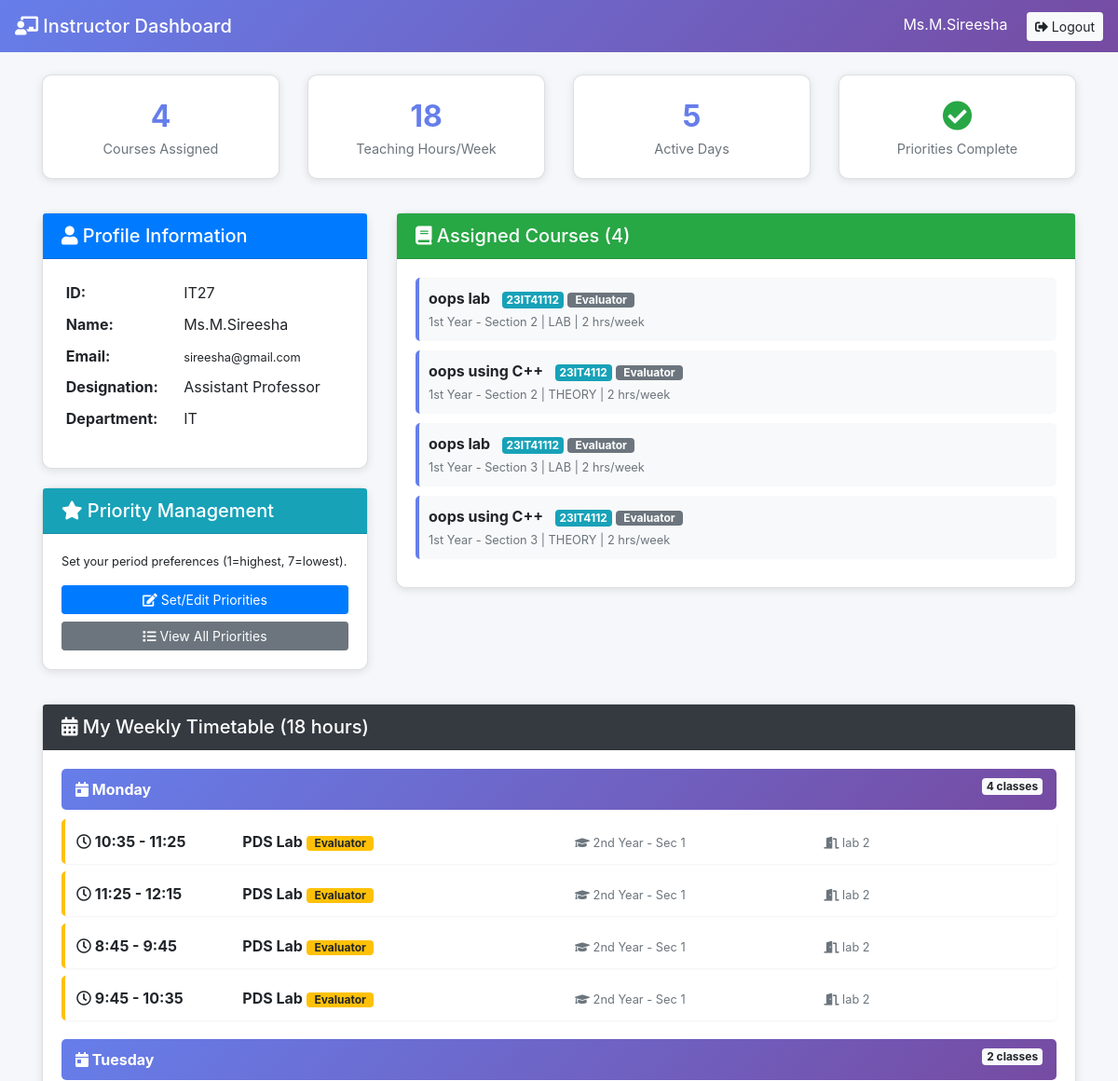
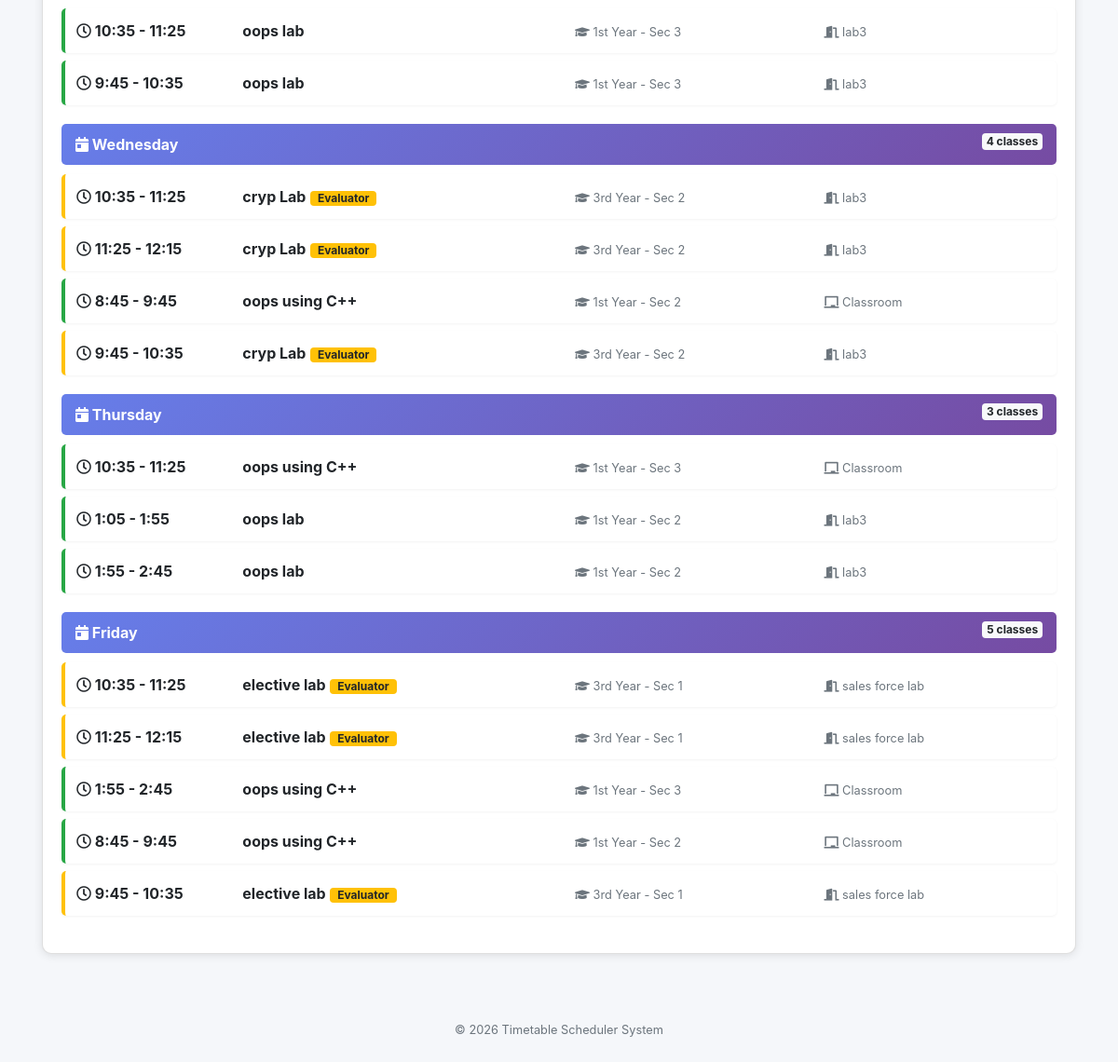
/instructor/dashboard/ (signed in), run on an earlier commit of the app's database (2 pictures, top to bottom).
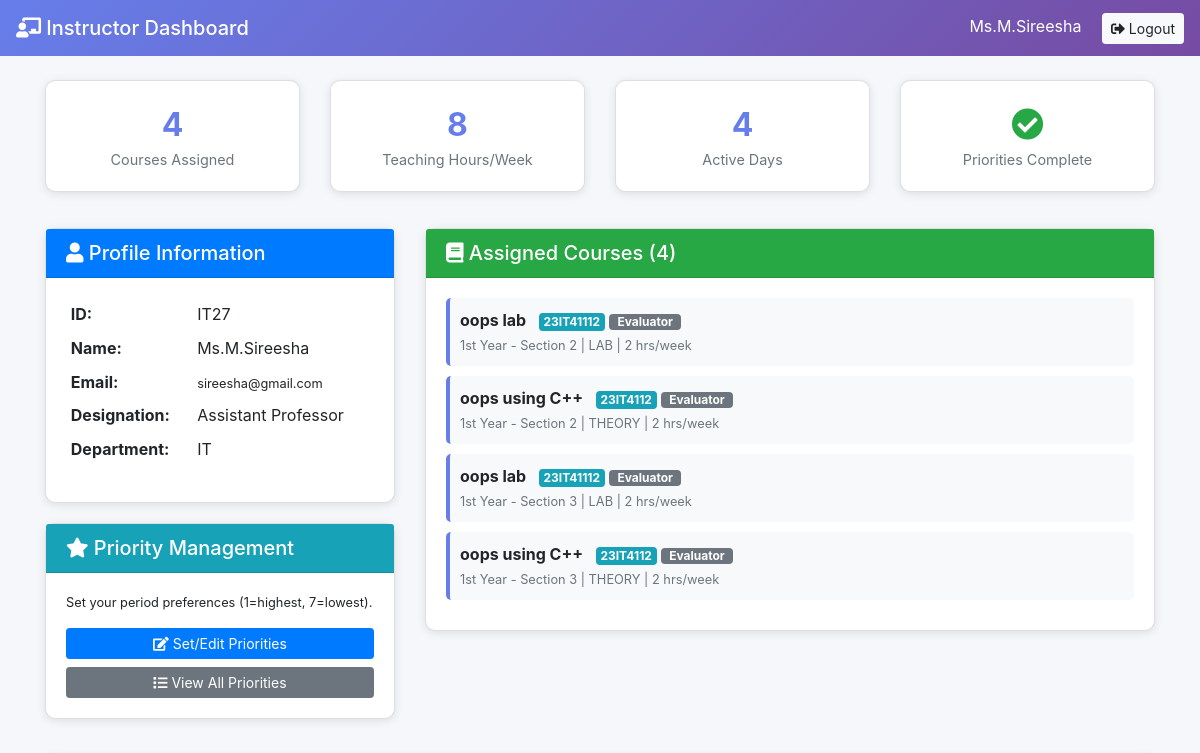
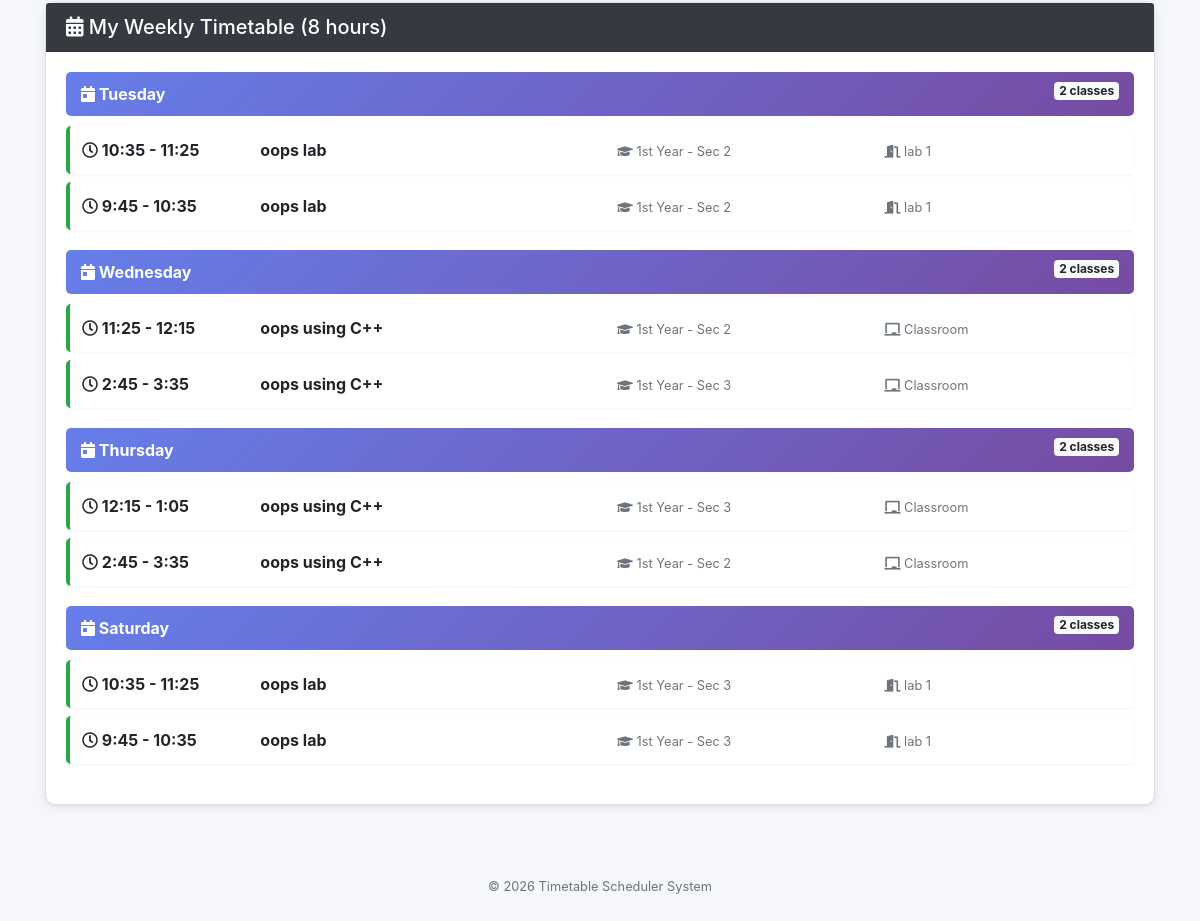
And on a later commit of the database (2 pictures, top to bottom).
### SchedulerApp/models.py (models this page shows, shortened)
class Instructor(models.Model):
    uid = models.CharField(max_length=6)
    name = models.CharField(max_length=25)
    email = models.EmailField(unique=True, blank=True, null=True, help_text="Email ID for login")
    department = models.CharField(max_length=10, null=True, blank=True, help_text="Department code: IT, EC, ME, etc.")
    designation = models.CharField(max_length=20, choices=DESIGNATION_CHOICES, default='ASST_PROF', help_text="Professor, Associate Professor, or Assistant Professor")
    user = models.OneToOneField(User, on_delete=models.CASCADE, null=True, blank=True, related_name='instructor_profile')

class CourseInstructorAssignment(models.Model):
    year = models.ForeignKey(Year, on_delete=models.CASCADE)
    section_number = models.IntegerField(validators=[MinValueValidator(1), MaxValueValidator(3)])  # 1, 2, or 3
    course = models.ForeignKey(Course, on_delete=models.CASCADE)
    main_instructor = models.ForeignKey(Instructor, on_delete=models.CASCADE, related_name='main_courses', null=True, blank=True, help_text="Primary instructor whose availability determines scheduling")
    instructors = models.ManyToManyField(Instructor)  # Changed to ManyToMany for multiple instructors per section (includes main + evaluators)
    class Meta:
        unique_together = ['year', 'section_number', 'course']

class Course(models.Model):
    course_number = models.CharField(max_length=10, primary_key=True)
    course_name = models.CharField(max_length=40)
    max_numb_students = models.CharField(max_length=65)
    instructors = models.ManyToManyField(Instructor)
    course_type = models.CharField(max_length=10, choices=COURSE_TYPE, default='THEORY')
    lab_rooms = models.ManyToManyField(LabRoom, blank=True)
    hours_per_week = models.IntegerField(default=3)
    max_continuous_hours = models.IntegerField(default=1)
    priority = models.IntegerField(default=1)
    dept_code = models.CharField(max_length=10, null=True, blank=True, help_text="Department code: IT, EC, ME, etc.")

class Year(models.Model):
    year_name = models.CharField(max_length=20)  # e.g. "2nd Year"
    courses = models.ManyToManyField(Course)
    lunch_period = models.IntegerField(
        default=5,
        validators=[MinValueValidator(1), MaxValueValidator(8)],
        help_text="Which time slot is lunch break (1-8). 1st year=4 (11:25-12:15), Others=5 (12:15-1:05)"
    )

class TimetableEntry(models.Model):
    timetable = models.ForeignKey(GeneratedTimetable, on_delete=models.CASCADE, related_name='entries')
    year = models.ForeignKey(Year, on_delete=models.CASCADE)
    section_number = models.IntegerField(validators=[MinValueValidator(1), MaxValueValidator(3)])  # 1, 2, or 3
    course = models.ForeignKey(Course, on_delete=models.CASCADE)
    instructor = models.ForeignKey(Instructor, on_delete=models.CASCADE, null=True, blank=True)
    lab_room = models.ForeignKey(LabRoom, on_delete=models.CASCADE, null=True, blank=True)
    meeting_time = models.ForeignKey(MeetingTime, on_delete=models.CASCADE)
    is_evaluator = models.BooleanField(default=False, help_text="True if this instructor is an evaluator, False if main instructor")
    class Meta:
        ordering = ['year', 'section_number', 'meeting_time__day', 'meeting_time__time']

class MeetingTime(models.Model):
    pid = models.CharField(max_length=4, primary_key=True)
    year = models.ForeignKey(
    Year,
    on_delete=models.CASCADE,
    related_name='meeting_times',
    null=True,      # 👈 add this
    blank=True      # 👈 add this
)
    day = models.CharField(max_length=15, choices=DAYS_OF_WEEK)
    time = models.CharField(max_length=50, choices=TIME_SLOTS)

class LabRoom(models.Model):
    lab_name = models.CharField(max_length=50)  # Lab-1, Lab-2, Lab-3
    seating_capacity = models.IntegerField(default=30)

### SchedulerApp/views.py (the view)
# urls.py: path('instructor/dashboard/', instructor_dashboard, name='instructor_dashboard'),
@login_required
def instructor_dashboard(request):
    try:
        instructor = Instructor.objects.get(user=request.user)
    except Instructor.DoesNotExist:
        messages.error(request, 'Instructor profile not found')
        return redirect('home')
    priorities = InstructorPriority.objects.filter(instructor=instructor)
    days_with_priorities = [p.day for p in priorities]
    all_days = [day[0] for day in DAYS_OF_WEEK]
    missing_days = [day for day in all_days if day not in days_with_priorities]
    assigned_courses = CourseInstructorAssignment.objects.filter(
        instructors=instructor
    ).select_related('year', 'course').order_by('year', 'section_number', 'course__course_name')
    timetable_entries = TimetableEntry.objects.filter(
        instructor=instructor
    ).select_related('year', 'course', 'meeting_time', 'lab_room').order_by(
        'meeting_time__day', 'meeting_time__time'
    )
    timetable_by_day = defaultdict(list)
    for entry in timetable_entries:
        day = entry.meeting_time.day
        timetable_by_day[day].append(entry)
    days_order = [day[0] for day in DAYS_OF_WEEK]
    ordered_timetable = [(day, timetable_by_day.get(day, [])) for day in days_order if timetable_by_day.get(day)]
    total_hours = timetable_entries.count()
    context = {
        'instructor': instructor,
        'priorities': priorities,
        'missing_days': missing_days,
        'priorities_complete': len(missing_days) == 0,
        'assigned_courses': assigned_courses,
        'timetable_entries': timetable_entries,
        'timetable_by_day': ordered_timetable,
        'total_hours': total_hours,
    }
    return render(request, 'instructor_dashboard.html', context)

### templates/instructor_dashboard.html (shortened to what this page needs)
{% load static %}
<!DOCTYPE html>
<html lang="en">
<head>
    <link rel="stylesheet" href="https://stackpath.bootstrapcdn.com/bootstrap/4.5.2/css/bootstrap.min.css">
    <link rel="stylesheet" href="https://cdnjs.cloudflare.com/ajax/libs/font-awesome/5.15.4/css/all.min.css">
</head>
<body>
    <nav class="navbar navbar-dark">
        <span class="navbar-brand mb-0 h1"><i class="fas fa-chalkboard-teacher"></i> Instructor Dashboard</span>
        <div>
            <span class="text-white mr-3">{{ instructor.name }}</span>
            <a href="{% url 'instructor_logout' %}" class="btn btn-light btn-sm"><i class="fas fa-sign-out-alt"></i> Logout</a>
        </div>
    </nav>
    <div class="container mt-4">
        <div class="row mb-3">
            <div class="col-md-3">
                <div class="card dashboard-card stats-card">
                    <div class="stats-number">{{ assigned_courses.count }}</div>
                    <div class="stats-label">Courses Assigned</div>
                </div>
            </div>
            <div class="col-md-3">
                <div class="card dashboard-card stats-card">
                    <div class="stats-number">{{ total_hours }}</div>
                    <div class="stats-label">Teaching Hours/Week</div>
                </div>
            </div>
            <div class="col-md-3">
                <div class="card dashboard-card stats-card">
                    <div class="stats-number">{{ timetable_by_day|length }}</div>
                    <div class="stats-label">Active Days</div>
                </div>
            </div>
            <div class="col-md-3">
                <div class="card dashboard-card stats-card">
                    {% if priorities_complete %}
                        <div class="stats-number text-success"><i class="fas fa-check-circle"></i></div>
                        <div class="stats-label">Priorities Complete</div>
                    {% else %}
                        <div class="stats-number text-warning"><i class="fas fa-exclamation-triangle"></i></div>
                        <div class="stats-label">{{ missing_days|length }} Days Pending</div>
                    {% endif %}
                </div>
            </div>
        </div>
        <div class="row">
            <div class="col-md-4">
                <div class="card dashboard-card">
                    <div class="card-header bg-primary text-white">
                        <h5 class="mb-0"><i class="fas fa-user"></i> Profile Information</h5>
                    </div>
                    <div class="card-body">
                        <table class="table table-sm table-borderless">
                            <tr>
                                <th>ID:</th>
                                <td>{{ instructor.uid }}</td>
                            </tr>
                            <tr>
                                <th>Name:</th>
                                <td>{{ instructor.name }}</td>
                            </tr>
                            <tr>
                                <th>Email:</th>
                                <td><small>{{ instructor.email }}</small></td>
                            </tr>
                            <tr>
                                <th>Designation:</th>
                                <td>{{ instructor.get_designation_display }}</td>
                            </tr>
                            <tr>
                                <th>Department:</th>
                                <td>{{ instructor.department|default:"Not specified" }}</td>
                            </tr>
                        </table>
                    </div>
                </div>
                <div class="card dashboard-card">
                    <div class="card-header bg-info text-white">
                        <h5 class="mb-0"><i class="fas fa-star"></i> Priority Management</h5>
                    </div>
                    <div class="card-body">
                        <p class="small">Set your period preferences (1=highest, 7=lowest).</p>
                        <a href="{% url 'instructor_set_priorities' %}" class="btn btn-primary btn-block btn-sm mb-2">
                            <i class="fas fa-edit"></i> Set/Edit Priorities
                        </a>
                        <a href="{% url 'instructor_view_priorities' %}" class="btn btn-secondary btn-block btn-sm">
                            <i class="fas fa-list"></i> View All Priorities
                        </a>
                    </div>
                </div>
            </div>
            <div class="col-md-8">
                <div class="card dashboard-card">
                    <div class="card-header bg-success text-white">
                        <h5 class="mb-0"><i class="fas fa-book"></i> Assigned Courses ({{ assigned_courses.count }})</h5>
                    </div>
                    <div class="card-body" style="max-height: 400px; overflow-y: auto;">
                        {% if assigned_courses %}
                            {% for assignment in assigned_courses %}
                                <div class="course-item">
                                    <div class="d-flex justify-content-between align-items-start">
                                        <div>
                                            <strong>{{ assignment.course.course_name }}</strong>
                                            <span class="badge badge-info ml-2">{{ assignment.course.course_number }}</span>
                                            {% if assignment.main_instructor.id == instructor.id %}
                                                <span class="badge badge-primary role-badge">Main</span>
                                            {% else %}
                                                <span class="badge badge-secondary role-badge">Evaluator</span>
                                            {% endif %}
                                            <br>
                                            <small class="text-muted">
                                                {{ assignment.year.year_name }} - Section {{ assignment.section_number }}
                                                | {{ assignment.course.get_course_type_display }}
                                                | {{ assignment.course.hours_per_week }} hrs/week
                                            </small>
                                        </div>
                                    </div>
                                </div>
                            {% endfor %}
                        {% else %}
                            <div class="text-center text-muted py-4">
                                <i class="fas fa-inbox fa-3x mb-3"></i>
                                <p>No courses assigned yet.</p>
                            </div>
                        {% endif %}
                    </div>
                </div>
            </div>
        </div>
        <div class="row mt-3">
            <div class="col-md-12">
                <div class="card dashboard-card">
                    <div class="card-header bg-dark text-white">
                        <h5 class="mb-0"><i class="fas fa-calendar-alt"></i> My Weekly Timetable ({{ total_hours }} hours)</h5>
                    </div>
                    <div class="card-body">
                        {% if timetable_by_day %}
                            {% for day, entries in timetable_by_day %}
                                <div class="day-section">
                                    <div class="day-header">
                                        <strong><i class="fas fa-calendar-day"></i> {{ day }}</strong>
                                        <span class="badge badge-light float-right">{{ entries|length }} class{% if entries|length != 1 %}es{% endif %}</span>
                                    </div>
                                    {% for entry in entries %}
                                        <div class="timetable-entry {% if entry.is_evaluator %}evaluator{% endif %}">
                                            <div class="row">
                                                <div class="col-md-2">
                                                    <strong><i class="far fa-clock"></i> {{ entry.meeting_time.time }}</strong>
                                                </div>
                                                <div class="col-md-4">
                                                    <strong>{{ entry.course.course_name }}</strong>
                                                    {% if entry.is_evaluator %}
                                                        <span class="badge badge-warning role-badge">Evaluator</span>
                                                    {% endif %}
                                                </div>
                                                <div class="col-md-3">
                                                    <small class="text-muted">
                                                        <i class="fas fa-graduation-cap"></i> {{ entry.year.year_name }} - Sec {{ entry.section_number }}
                                                    </small>
                                                </div>
                                                <div class="col-md-3">
                                                    <small class="text-muted">
                                                        {% if entry.lab_room %}
                                                            <i class="fas fa-door-open"></i> {{ entry.lab_room.lab_name }}
                                                        {% else %}
                                                            <i class="fas fa-chalkboard"></i> Classroom
                                                        {% endif %}
                                                    </small>
                                                </div>
                                            </div>
                                        </div>
                                    {% endfor %}
                                </div>
                            {% endfor %}
                        {% else %}
                            <div class="text-center text-muted py-5">
                                <i class="fas fa-calendar-times fa-4x mb-3"></i>
                                <p>No timetable generated yet. Timetables will appear here once generated by the admin.</p>
                            </div>
                        {% endif %}
                    </div>
                </div>
            </div>
        </div>
    </div>
    <footer class="text-center text-muted py-4 mt-4">
        <small>&copy; 2026 Timetable Scheduler System</small>
    </footer>
</body>
</html>

What changed in the data, as far as the page shows it:
removed TimetableEntry: day "Monday", entries "4", meeting_time.time "10:35 - 11:25", course.course_name "PDS Lab", is_evaluator "Evaluator", year.year_name "2nd Year", section_number "1", lab_room.lab_name "lab 2"
removed TimetableEntry: meeting_time.time "11:25 - 12:15", course.course_name "PDS Lab", is_evaluator "Evaluator", year.year_name "2nd Year", section_number "1", lab_room.lab_name "lab 2", shown under "Monday"
removed TimetableEntry: meeting_time.time "8:45 - 9:45", course.course_name "PDS Lab", is_evaluator "Evaluator", year.year_name "2nd Year", section_number "1", lab_room.lab_name "lab 2", shown under "Monday"
removed TimetableEntry: meeting_time.time "9:45 - 10:35", course.course_name "PDS Lab", is_evaluator "Evaluator", year.year_name "2nd Year", section_number "1", lab_room.lab_name "lab 2", shown under "Monday"
removed TimetableEntry: day "Tuesday", entries "2", meeting_time.time "10:35 - 11:25", course.course_name "oops lab", year.year_name "1st Year", section_number "3", lab_room.lab_name "lab3"
removed TimetableEntry: meeting_time.time "9:45 - 10:35", course.course_name "oops lab", year.year_name "1st Year", section_number "3", lab_room.lab_name "lab3", shown under "Tuesday"
removed TimetableEntry: day "Wednesday", entries "4", meeting_time.time "10:35 - 11:25", course.course_name "cryp Lab", is_evaluator "Evaluator", year.year_name "3rd Year", section_number "2", lab_room.lab_name "lab3"
removed TimetableEntry: meeting_time.time "11:25 - 12:15", course.course_name "cryp Lab", is_evaluator "Evaluator", year.year_name "3rd Year", section_number "2", lab_room.lab_name "lab3", shown under "Wednesday"
removed TimetableEntry: meeting_time.time "8:45 - 9:45", course.course_name "oops using C++", year.year_name "1st Year", section_number "2", shows "Classroom", shown under "Wednesday"
removed TimetableEntry: meeting_time.time "9:45 - 10:35", course.course_name "cryp Lab", is_evaluator "Evaluator", year.year_name "3rd Year", section_number "2", lab_room.lab_name "lab3", shown under "Wednesday"
removed TimetableEntry: day "Thursday", entries "3", meeting_time.time "10:35 - 11:25", course.course_name "oops using C++", year.year_name "1st Year", section_number "3", shows "Classroom"
removed TimetableEntry: meeting_time.time "1:05 - 1:55", course.course_name "oops lab", year.year_name "1st Year", section_number "2", lab_room.lab_name "lab3", shown under "Thursday"
removed TimetableEntry: meeting_time.time "1:55 - 2:45", course.course_name "oops lab", year.year_name "1st Year", section_number "2", lab_room.lab_name "lab3", shown under "Thursday"
removed TimetableEntry: day "Friday", entries "5", meeting_time.time "10:35 - 11:25", course.course_name "elective lab", is_evaluator "Evaluator", year.year_name "3rd Year", section_number "1", lab_room.lab_name "sales force lab"
removed TimetableEntry: meeting_time.time "11:25 - 12:15", course.course_name "elective lab", is_evaluator "Evaluator", year.year_name "3rd Year", section_number "1", lab_room.lab_name "sales force lab", shown under "Friday"
removed TimetableEntry: meeting_time.time "1:55 - 2:45", course.course_name "oops using C++", year.year_name "1st Year", section_number "3", shows "Classroom", shown under "Friday"
removed TimetableEntry: meeting_time.time "8:45 - 9:45", course.course_name "oops using C++", year.year_name "1st Year", section_number "2", shows "Classroom", shown under "Friday"
removed TimetableEntry: meeting_time.time "9:45 - 10:35", course.course_name "elective lab", is_evaluator "Evaluator", year.year_name "3rd Year", section_number "1", lab_room.lab_name "sales force lab", shown under "Friday"
added TimetableEntry: day "Tuesday", entries "2", meeting_time.time "10:35 - 11:25", course.course_name "oops lab", year.year_name "1st Year", section_number "2", lab_room.lab_name "lab 1"
added TimetableEntry: meeting_time.time "9:45 - 10:35", course.course_name "oops lab", year.year_name "1st Year", section_number "2", lab_room.lab_name "lab 1", shown under "Tuesday"
added TimetableEntry: day "Wednesday", entries "2", meeting_time.time "11:25 - 12:15", course.course_name "oops using C++", year.year_name "1st Year", section_number "2", shows "Classroom"
added TimetableEntry: meeting_time.time "2:45 - 3:35", course.course_name "oops using C++", year.year_name "1st Year", section_number "3", shows "Classroom", shown under "Wednesday"
added TimetableEntry: day "Thursday", entries "2", meeting_time.time "12:15 - 1:05", course.course_name "oops using C++", year.year_name "1st Year", section_number "3", shows "Classroom"
added TimetableEntry: meeting_time.time "2:45 - 3:35", course.course_name "oops using C++", year.year_name "1st Year", section_number "2", shows "Classroom", shown under "Thursday"
added TimetableEntry: day "Saturday", entries "2", meeting_time.time "10:35 - 11:25", course.course_name "oops lab", year.year_name "1st Year", section_number "3", lab_room.lab_name "lab 1"
added TimetableEntry: meeting_time.time "9:45 - 10:35", course.course_name "oops lab", year.year_name "1st Year", section_number "3", lab_room.lab_name "lab 1", shown under "Saturday"
Also different on the page:
{{ total_hours }}: "18" → "8"
{{ timetable_by_day|length }}: "5" → "4"
